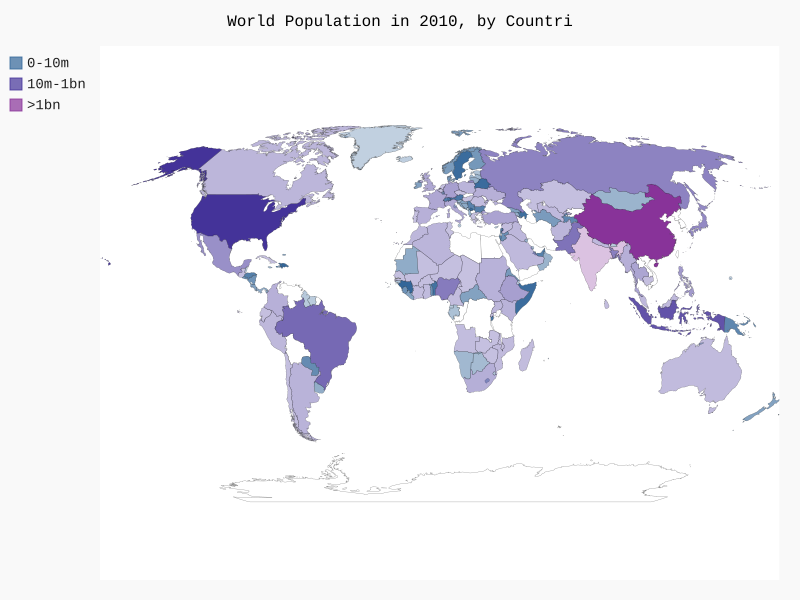

Generate this figure with Python:
import json
import pygal
from pygal.style import RotateStyle

from country_code import get_country_code

falename ='population_data.json'
with open (falename) as f:
    pop_data = json.load (f)


cc_populations = {}
for pop_dict in pop_data:
    if pop_dict['Year'] == '2010':
        country_name = pop_dict['Country Name']
        population = int(float(pop_dict['Value']))
        code = get_country_code(country_name)
        if code:
            cc_populations[code] = population



cc_pops_1, cc_pops_2, cc_pops_3 ={}, {}, {}

for cc, pop in cc_populations.items():
    if pop < 10000000:
        cc_pops_1[cc] = pop
    elif pop < 1000000000:
        cc_pops_2[cc] = pop
    else:
        cc_pops_3[cc] = pop
wm_style=RotateStyle('#336699')
wm = pygal.maps.world.World(style = wm_style)
wm.title ='World Population in 2010, by Countri'
wm.add('0-10m', cc_pops_1)
wm.add('10m-1bn', cc_pops_2)
wm.add('>1bn', cc_pops_3)
print (cc_pops_3)
wm.render_to_file('world_population.svg')
